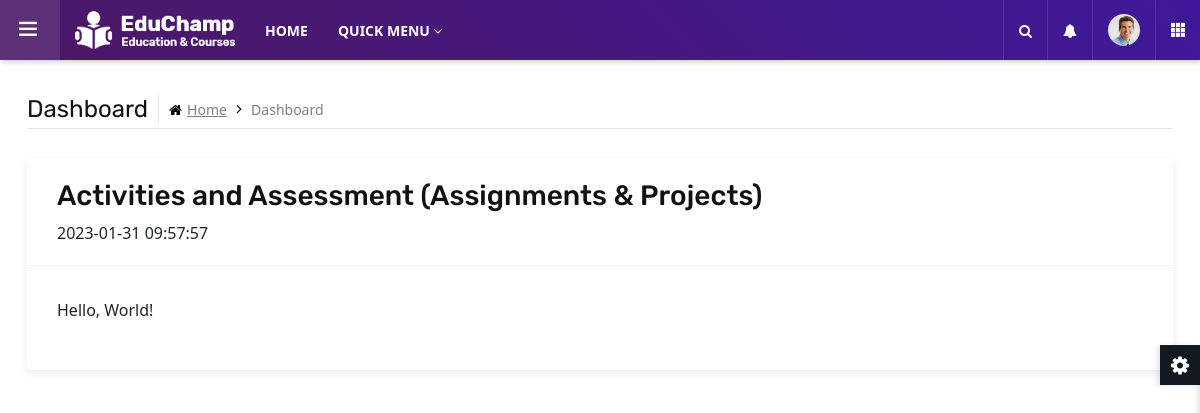
Before: /dashboardParent.php (signed in) with the older database file.
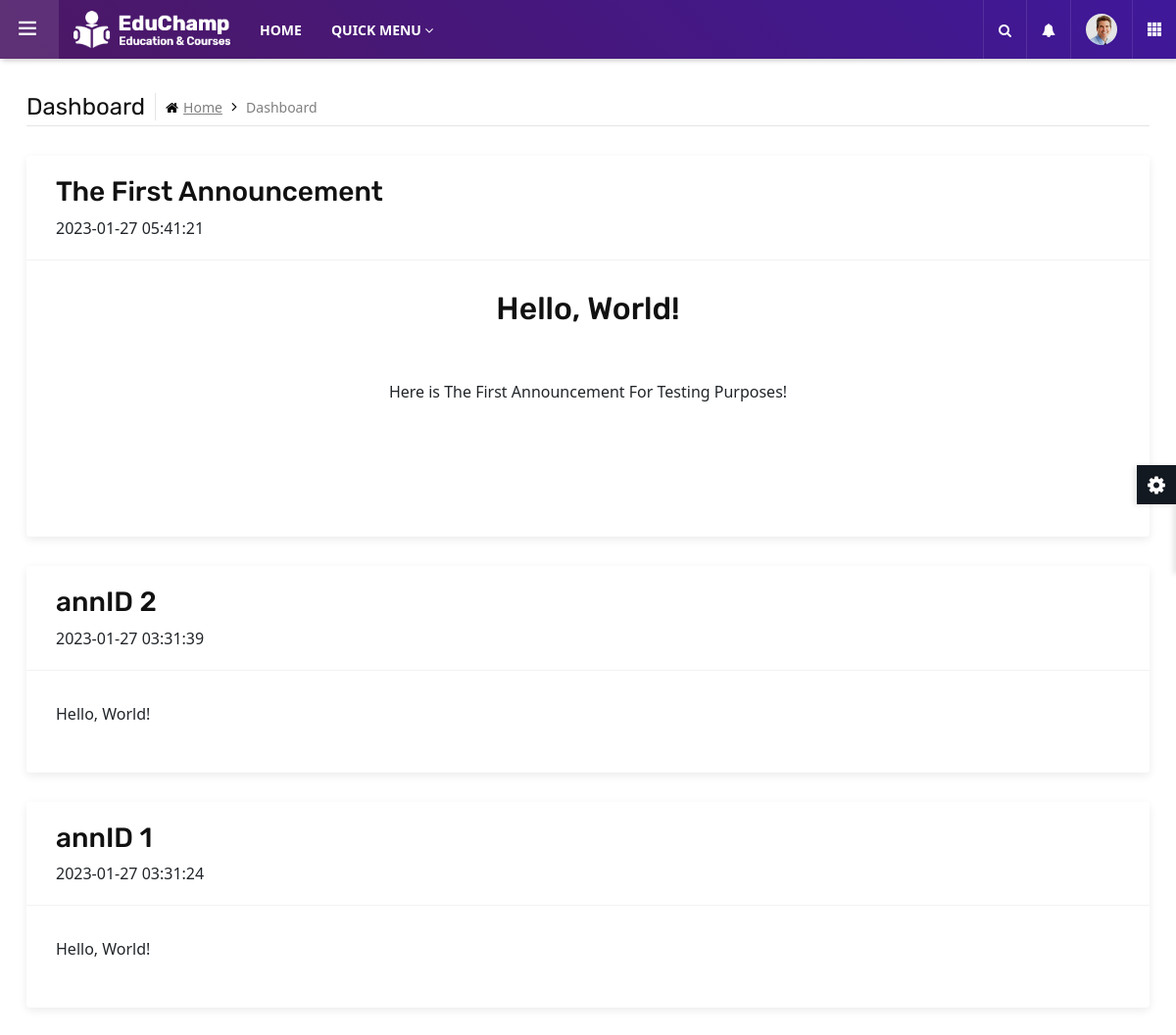
After: the same page with the newer database file.
### tables this page shows
CREATE TABLE `announcement` (
  `annID` int(11) NOT NULL,
  `annDate` timestamp NOT NULL DEFAULT current_timestamp(),
  `annTitle` text NOT NULL,
  `annText` longtext NOT NULL,
  `annStatus` tinyint(1) NOT NULL DEFAULT 0,
  `tIC` char(12) DEFAULT NULL
);

### dashboardParent.php (the view, shortened to what this page needs)
	<?php
		include "leftSideBarParent.php";
		include "dbconnect.php";
	?>
	<main class="ttr-wrapper">
		<div class="container-fluid">
			<div class="db-breadcrumb">
				<h4 class="breadcrumb-title">Dashboard</h4>
				<ul class="db-breadcrumb-list">
					<li><a href="#"><i class="fa fa-home"></i>Home</a></li>
					<li>Dashboard</li>
				</ul>
			</div>
			<div class="row">
					<?php
					$query = "SELECT * FROM Announcement WHERE annStatus = 1 ORDER BY annID DESC" ;
					$result = mysqli_query($con, $query);
					while( $row = mysqli_fetch_array($result)){
						echo "
						<div class='col-lg-12 m-b30'>
						<div class='widget-box'>
							<div class='wc-title'>
								<h3>$row[annTitle]</h3>
								<time>$row[annDate]</time>
							</div>
							<div class='widget-inner'>
								$row[annText]
							</div>
						</div>
						</div>
						";
					}
					?>
					</div>
				</div>
	</main>
</body>
</html>

Changed rows visible on the page:
removed announcement: annTitle "Activities and Assessment (Assignments & Projects)", annDate "2023-01-31 09:57:57", annText "Hello, World!"
added announcement: annTitle "The First Announcement", annDate "2023-01-27 05:41:21", annText "Hello, World! Here is The First Announcement For Testing Purposes!"
added announcement: annTitle "annID 2", annDate "2023-01-27 03:31:39", annText "Hello, World!"
added announcement: annTitle "annID 1", annDate "2023-01-27 03:31:24", annText "Hello, World!"
